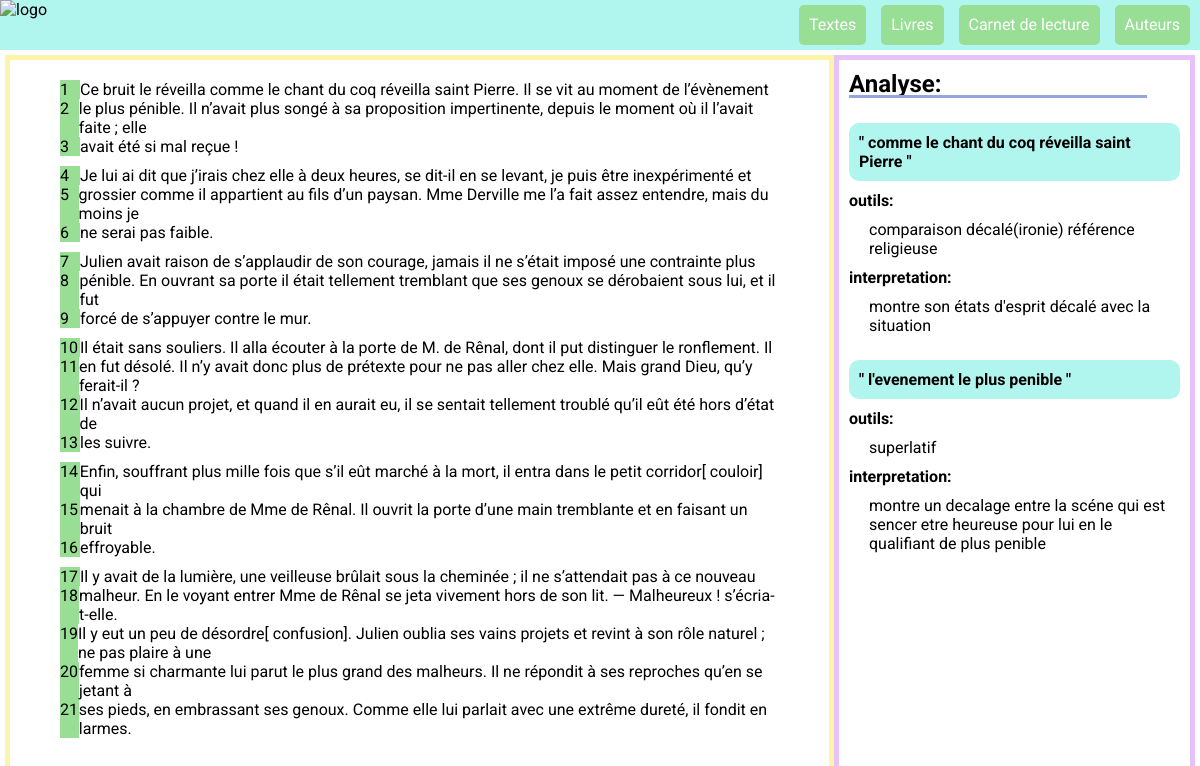
Screenshot of /description/text/premiere-nuit-amoureuse/ with the database file from the repository.
### texts/models.py (models this page shows, shortened)
class Text_interpretation(models.Model):
    Text = models.ForeignKey(Text, on_delete=models.CASCADE)
    extrait = models.CharField(max_length=512, blank=True)
    line = models.CharField(max_length=64, blank=True)
    outil = models.CharField(max_length=128, blank=True)
    choice_outil_type = (
        (1, "figure de style"),
        (2, "champs lexical"),
        (3, "poctuation"),
        (4, "temps"),
        (5, "tonalités"),
        (6, "autre")
    )
    outil_type = models.IntegerField(choices=choice_outil_type, blank=True)
    interpretation = models.TextField(blank=True)

### texts/views.py (the view)
def text(request, slug):
    text = Text.objects.get(slug_name=slug)
    line_number = 1
    text_by_line = []
    for paragraphe in text.text.split("§"):
        paragraphe_by_line = {}
        for line in paragraphe.split("<br>"):
            paragraphe_by_line[line_number] = line
            line_number += 1
        text_by_line.append(paragraphe_by_line)
    text.text = text_by_line
    Interpretations = Text_interpretation.objects.all()
    interpretations = [i for i in Interpretations if i.Text == text]
    return render(request, 'texts/text_page.html',
                  context={"Text": text,
                           "Interpretations": interpretations,
                           'user': request.user})

### texts/templates/texts/text_page.html
{% extends 'base.html' %}
{% load static %}
{% block link %}
    <link rel="stylesheet" href="{% static 'css/text_page.css' %}">
{% endblock %}
{% block content %}
    <section id="text_page">
        <div class="text_part">
            <div id="text">
                {% for paragraphe in Text.text %}
                    <div class="paragraphe">
                        {% for line, line_text in paragraphe.items %}
                            <div class="line">
                                <div class="line_number"> <p>{{ line }}</p></div> <p>{{ line_text }}</p>
                            </div>
                        {% endfor %}
                    </div>
                {% endfor %}
            </div>
        </div>
        <div id="interpretation_part">
            <h2>Analyse:</h2>
            {% for interpretation in Interpretations %}
                <div class="interpretation">
                    <h4>" {{ interpretation.extrait }} "</h4>
                    <strong> outils: </strong>
                    <p>{{ interpretation.outil }}</p>
                    <strong> interpretation: </strong>
                    <p> {{ interpretation.interpretation }}</p>
                </div>
            {% endfor %}
        </div>
    </section>
{% endblock %}

### texts/static/css/basic.css (style rules this page uses)
* { margin: 0; padding: 0; font-family: 'Roboto', sans-serif; }
h2 { margin-top: 10px; position: relative; }
h2::before { content: ""; position: absolute; background-color: #95A5DE; height: 3px; width: 90%; top: 25px; }

### texts/static/css/text_page.css (style rules this page uses)
#text_page { display: -webkit-box; display: -ms-flexbox; display: flex; }
#text_page .text_part { display: -webkit-box; display: -ms-flexbox; display: flex; width: 70vw; border: 5px solid #FAF5A8; margin-top: 5px; margin-left: 5px; overflow: scroll; height: calc(100vh - $header_height - 20px); }
#text_page .text_part #text { padding: 20px 50px 50px; display: -ms-grid; display: grid; }
#text_page .text_part #text .paragraphe { margin-bottom: 10px; }
#text_page .text_part #text .paragraphe .line { display: -webkit-box; display: -ms-flexbox; display: flex; }
#text_page .text_part #text .paragraphe .line .line_number { width: 20px; background-color: #98DE95; }
#text_page #interpretation_part { overflow: scroll; width: 30vw; border: 5px solid #E8C1FA; margin-top: 5px; margin-right: 5px; }
#text_page #interpretation_part h2 { margin: 10px; }
#text_page #interpretation_part .interpretation { padding-top: 5px; background-color: white; -webkit-transition: background-color 0.1s; transition: background-color 0.1s; }
#text_page #interpretation_part .interpretation h4 { padding: 10px; margin: 10px; background-color: #B0F5EE; border-radius: 10px; }
#text_page #interpretation_part .interpretation strong { margin-left: 10px; }
#text_page #interpretation_part .interpretation p { margin-left: 20px; padding: 10px; }

### rows the page displays
Text_interpretation: extrait "comme le chant du coq réveilla saint Pierre", outil "comparaison décalé(ironie) référence religieuse", interpretation "montre son états d'esprit décalé avec la situation"
Text_interpretation: extrait "l'evenement le plus penible", outil "superlatif", interpretation "montre un decalage entre la scéne qui est sencer etre heureuse pour lui en le qualifiant de plus penible"

### other values shown
{{ line }} "1" "2" "3" "4" "5" "6" "7" "8" "9" "10" "11" "12" "13" "14" "15" "16" "17" "18" "19" "20" "21"
{{ line_text }} "Ce bruit le réveilla comme le chant du coq réveilla saint Pierre. Il se vit au moment de l’évènement" "le plus pénible. Il n’avait plus songé à sa proposition impertinente, depuis le moment où il l’avait faite ; elle" "avait été si mal reçue !" "Je lui ai dit que j’irais chez elle à deux heures, se dit-il en se levant, je puis être inexpérimenté et" "grossier comme il appartient au fils d’un paysan. Mme Derville me l’a fait assez entendre, mais du moins je" "ne serai pas faible." "Julien avait raison de s’applaudir de son courage, jamais il ne s’était imposé une contrainte plus" "pénible. En ouvrant sa porte il était tellement tremblant que ses genoux se dérobaient sous lui, et il fut" "forcé de s’appuyer contre le mur." "Il était sans souliers. Il alla écouter à la porte de M. de Rênal, dont il put distinguer le ronflement. Il" "en fut désolé. Il n’y avait donc plus de prétexte pour ne pas aller chez elle. Mais grand Dieu, qu’y ferait-il ?" "Il n’avait aucun projet, et quand il en aurait eu, il se sentait tellement troublé qu’il eût été hors d’état de" "les suivre." "Enfin, souffrant plus mille fois que s’il eût marché à la mort, il entra dans le petit corridor[ couloir] qui" "menait à la chambre de Mme de Rênal. Il ouvrit la porte d’une main tremblante et en faisant un bruit" "effroyable." "Il y avait de la lumière, une veilleuse brûlait sous la cheminée ; il ne s’attendait pas à ce nouveau" "malheur. En le voyant entrer Mme de Rênal se jeta vivement hors de son lit. — Malheureux ! s’écria-t-elle." "Il y eut un peu de désordre[ confusion]. Julien oublia ses vains projets et revint à son rôle naturel ; ne pas plaire à une" "femme si charmante lui parut le plus grand des malheurs. Il ne répondit à ses reproches qu’en se jetant à" "ses pieds, en embrassant ses genoux. Comme elle lui parlait avec une extrême dureté, il fondit en larmes."
